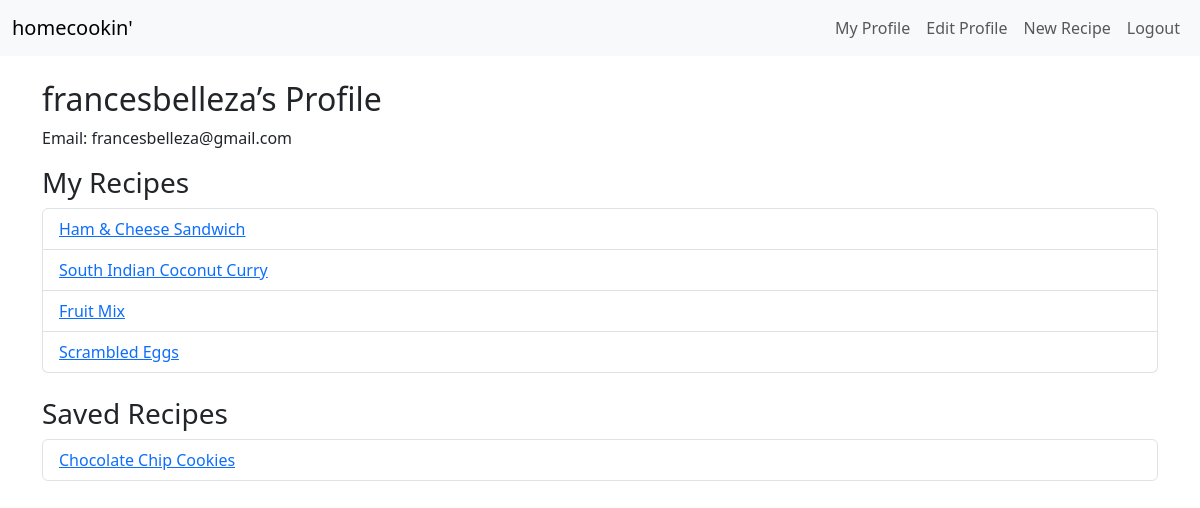
Screenshot of /user/1 (signed in) with the database file from the repository.
### app/models.py (models this page shows, shortened)
class User(db.Model, UserMixin):
    id = db.Column(db.Integer, primary_key=True)
    username = db.Column(db.String(32), unique=True, nullable=False)
    email    = db.Column(db.String(120), unique=True, nullable=False)
    password = db.Column(db.String(32), nullable=False)
    recipes = db.relationship('Recipe', backref='author', lazy=True)
    ratings  = db.relationship('Rating',  backref='user',   lazy=True)    # ← add this
    comments = db.relationship('Comment', backref='user',   lazy=True)
    saved_recipes = db.relationship('Recipe', secondary=saved, backref=db.backref('saved_by', lazy='dynamic'), lazy='dynamic')

class Recipe(db.Model):
    id = db.Column(db.Integer, primary_key=True)
    title = db.Column(db.String(80), nullable = False) #cant be empty
    description = db.Column(db.Text, nullable = False)
    ingredients = db.Column(db.Text, nullable = False)
    instructions = db.Column(db.Text, nullable = False)
    created = db.Column(db.DateTime, default=datetime.utcnow) # use current time
    user_id = db.Column(db.Integer, db.ForeignKey("user.id"), nullable=True)
    ratings  = db.relationship('Rating',  backref='recipe', lazy=True)
    comments = db.relationship('Comment', backref='recipe', lazy=True)
    tags = db.relationship(
        'Tag',
        secondary=recipe_tags,
        back_populates='recipes',
        lazy='select'
    )

### app/routes.py (the view)
@app.route("/user/<int:user_id>")
@login_required
def profile(user_id):
    user = User.query.get_or_404(user_id)
    return render_template("profile.html", user=user)

### app/__init__.py (called while the page is built)
@login_manager.user_loader
def load_user(user_id):
    return User.query.get(int(user_id))

### app/templates/profile.html (shortened to what this page needs)
{% extends "base.html" %}
{% block content %}
  <h2>{{ user.username }}’s Profile</h2>
  <p>Email: {{ user.email }}</p>
  <h3>My Recipes</h3>
  <ul class="list-group">
    {% for r in user.recipes %}
      <li class="list-group-item">
        <a href="{{ url_for('view_recipe', recipe_id=r.id) }}">{{ r.title }}</a>
      </li>
    {% else %}
      <li class="list-group-item">No recipes yet.</li>
    {% endfor %}
  </ul>
  <h3 class="mt-4">Saved Recipes</h3>
  <ul class="list-group">
    {% for r in user.saved_recipes %}
      <li class="list-group-item">
        <a href="{{ url_for('view_recipe', recipe_id=r.id) }}">{{ r.title }}</a>
      </li>
    {% else %}
      <li class="list-group-item">No saved recipes.</li>
    {% endfor %}
  </ul>
{% endblock %}

### rows the page displays
User: username "francesbelleza", email "francesbelleza@gmail.com"
Recipe: title "Ham & Cheese Sandwich"
Recipe: title "South Indian Coconut Curry"
Recipe: title "Fruit Mix"
Recipe: title "Scrambled Eggs"
Recipe: title "Chocolate Chip Cookies"
